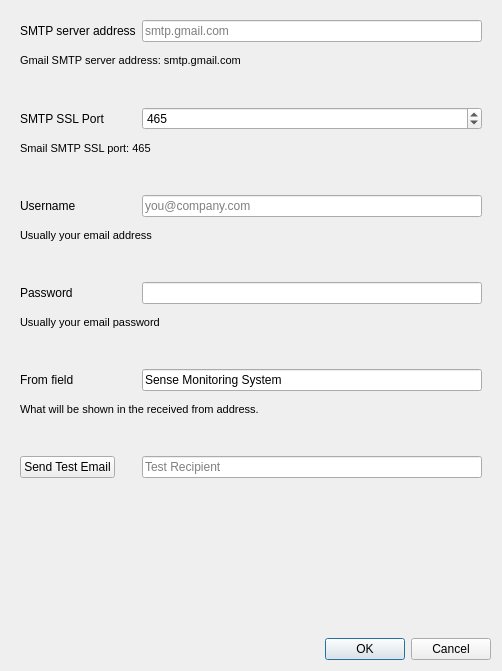
<?xml version="1.0" encoding="UTF-8"?>
<ui version="4.0">
 <class>EmailSettingsDialog</class>
 <widget class="QDialog" name="EmailSettingsDialog">
  <property name="geometry">
   <rect>
    <x>0</x>
    <y>0</y>
    <width>502</width>
    <height>671</height>
   </rect>
  </property>
  <property name="windowTitle">
   <string>Form</string>
  </property>
  <layout class="QVBoxLayout" name="verticalLayout">
   <item>
    <widget class="QWidget" name="widget" native="true">
     <layout class="QFormLayout" name="formLayout">
      <property name="verticalSpacing">
       <number>12</number>
      </property>
      <item row="2" column="0">
       <widget class="QLabel" name="label">
        <property name="text">
         <string>SMTP server address</string>
        </property>
       </widget>
      </item>
      <item row="2" column="1">
       <widget class="QLineEdit" name="host">
        <property name="text">
         <string/>
        </property>
        <property name="placeholderText">
         <string>smtp.gmail.com</string>
        </property>
       </widget>
      </item>
      <item row="3" column="0" colspan="2">
       <widget class="QLabel" name="label_10">
        <property name="font">
         <font>
          <pointsize>8</pointsize>
         </font>
        </property>
        <property name="text">
         <string>Gmail SMTP server address: smtp.gmail.com</string>
        </property>
        <property name="wordWrap">
         <bool>true</bool>
        </property>
       </widget>
      </item>
      <item row="4" column="1">
       <spacer name="verticalSpacer_4">
        <property name="orientation">
         <enum>Qt::Vertical</enum>
        </property>
        <property name="sizeType">
         <enum>QSizePolicy::Fixed</enum>
        </property>
        <property name="sizeHint" stdset="0">
         <size>
          <width>1</width>
          <height>16</height>
         </size>
        </property>
       </spacer>
      </item>
      <item row="5" column="0">
       <widget class="QLabel" name="label_5">
        <property name="text">
         <string>SMTP SSL Port</string>
        </property>
       </widget>
      </item>
      <item row="5" column="1">
       <widget class="QSpinBox" name="port">
        <property name="maximum">
         <number>65535</number>
        </property>
        <property name="value">
         <number>465</number>
        </property>
       </widget>
      </item>
      <item row="7" column="1">
       <spacer name="verticalSpacer_6">
        <property name="orientation">
         <enum>Qt::Vertical</enum>
        </property>
        <property name="sizeType">
         <enum>QSizePolicy::Fixed</enum>
        </property>
        <property name="sizeHint" stdset="0">
         <size>
          <width>1</width>
          <height>16</height>
         </size>
        </property>
       </spacer>
      </item>
      <item row="9" column="0">
       <widget class="QLabel" name="label_2">
        <property name="text">
         <string>Username</string>
        </property>
       </widget>
      </item>
      <item row="9" column="1">
       <widget class="QLineEdit" name="username">
        <property name="placeholderText">
         <string>you@company.com</string>
        </property>
       </widget>
      </item>
      <item row="10" column="0" colspan="2">
       <widget class="QLabel" name="label_6">
        <property name="font">
         <font>
          <pointsize>8</pointsize>
         </font>
        </property>
        <property name="text">
         <string>Usually your email address</string>
        </property>
       </widget>
      </item>
      <item row="11" column="1">
       <spacer name="verticalSpacer_3">
        <property name="orientation">
         <enum>Qt::Vertical</enum>
        </property>
        <property name="sizeType">
         <enum>QSizePolicy::Fixed</enum>
        </property>
        <property name="sizeHint" stdset="0">
         <size>
          <width>1</width>
          <height>16</height>
         </size>
        </property>
       </spacer>
      </item>
      <item row="12" column="0">
       <widget class="QLabel" name="label_3">
        <property name="text">
         <string>Password</string>
        </property>
       </widget>
      </item>
      <item row="12" column="1">
       <widget class="QLineEdit" name="password">
        <property name="echoMode">
         <enum>QLineEdit::PasswordEchoOnEdit</enum>
        </property>
       </widget>
      </item>
      <item row="13" column="0" colspan="2">
       <widget class="QLabel" name="label_7">
        <property name="font">
         <font>
          <pointsize>8</pointsize>
         </font>
        </property>
        <property name="text">
         <string>Usually your email password</string>
        </property>
       </widget>
      </item>
      <item row="14" column="1">
       <spacer name="verticalSpacer_5">
        <property name="orientation">
         <enum>Qt::Vertical</enum>
        </property>
        <property name="sizeType">
         <enum>QSizePolicy::Fixed</enum>
        </property>
        <property name="sizeHint" stdset="0">
         <size>
          <width>1</width>
          <height>16</height>
         </size>
        </property>
       </spacer>
      </item>
      <item row="15" column="0">
       <widget class="QLabel" name="label_8">
        <property name="text">
         <string>From field</string>
        </property>
       </widget>
      </item>
      <item row="15" column="1">
       <widget class="QLineEdit" name="from">
        <property name="text">
         <string>Sense Monitoring System</string>
        </property>
       </widget>
      </item>
      <item row="16" column="0" colspan="2">
       <widget class="QLabel" name="label_9">
        <property name="font">
         <font>
          <pointsize>8</pointsize>
         </font>
        </property>
        <property name="text">
         <string>What will be shown in the received from address.</string>
        </property>
       </widget>
      </item>
      <item row="17" column="1">
       <spacer name="verticalSpacer">
        <property name="orientation">
         <enum>Qt::Vertical</enum>
        </property>
        <property name="sizeType">
         <enum>QSizePolicy::Fixed</enum>
        </property>
        <property name="sizeHint" stdset="0">
         <size>
          <width>1</width>
          <height>16</height>
         </size>
        </property>
       </spacer>
      </item>
      <item row="6" column="0" colspan="2">
       <widget class="QLabel" name="label_4">
        <property name="font">
         <font>
          <pointsize>8</pointsize>
         </font>
        </property>
        <property name="text">
         <string>Smail SMTP SSL port: 465</string>
        </property>
       </widget>
      </item>
      <item row="18" column="1">
       <widget class="QLineEdit" name="testEmailTo">
        <property name="placeholderText">
         <string>Test Recipient</string>
        </property>
       </widget>
      </item>
      <item row="18" column="0">
       <widget class="QPushButton" name="sendTestEmail">
        <property name="text">
         <string>Send Test Email</string>
        </property>
       </widget>
      </item>
     </layout>
    </widget>
   </item>
   <item>
    <spacer name="verticalSpacer_2">
     <property name="orientation">
      <enum>Qt::Vertical</enum>
     </property>
     <property name="sizeHint" stdset="0">
      <size>
       <width>20</width>
       <height>40</height>
      </size>
     </property>
    </spacer>
   </item>
   <item>
    <widget class="QDialogButtonBox" name="buttonBox">
     <property name="standardButtons">
      <set>QDialogButtonBox::Cancel|QDialogButtonBox::Ok</set>
     </property>
     <property name="centerButtons">
      <bool>false</bool>
     </property>
    </widget>
   </item>
  </layout>
 </widget>
 <resources/>
 <connections>
  <connection>
   <sender>buttonBox</sender>
   <signal>accepted()</signal>
   <receiver>EmailSettingsDialog</receiver>
   <slot>accept()</slot>
   <hints>
    <hint type="sourcelabel">
     <x>589</x>
     <y>749</y>
    </hint>
    <hint type="destinationlabel">
     <x>604</x>
     <y>696</y>
    </hint>
   </hints>
  </connection>
  <connection>
   <sender>buttonBox</sender>
   <signal>rejected()</signal>
   <receiver>EmailSettingsDialog</receiver>
   <slot>reject()</slot>
   <hints>
    <hint type="sourcelabel">
     <x>492</x>
     <y>749</y>
    </hint>
    <hint type="destinationlabel">
     <x>507</x>
     <y>651</y>
    </hint>
   </hints>
  </connection>
 </connections>
</ui>
